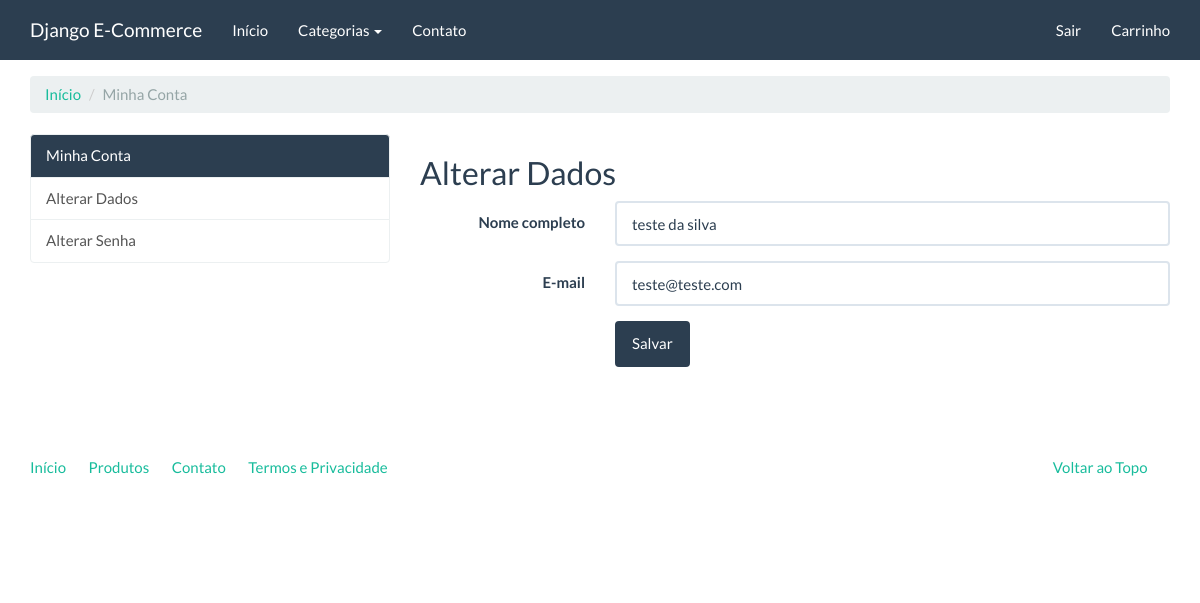
The page /conta/alterar-dados/ (signed in) on the database as committed earlier.
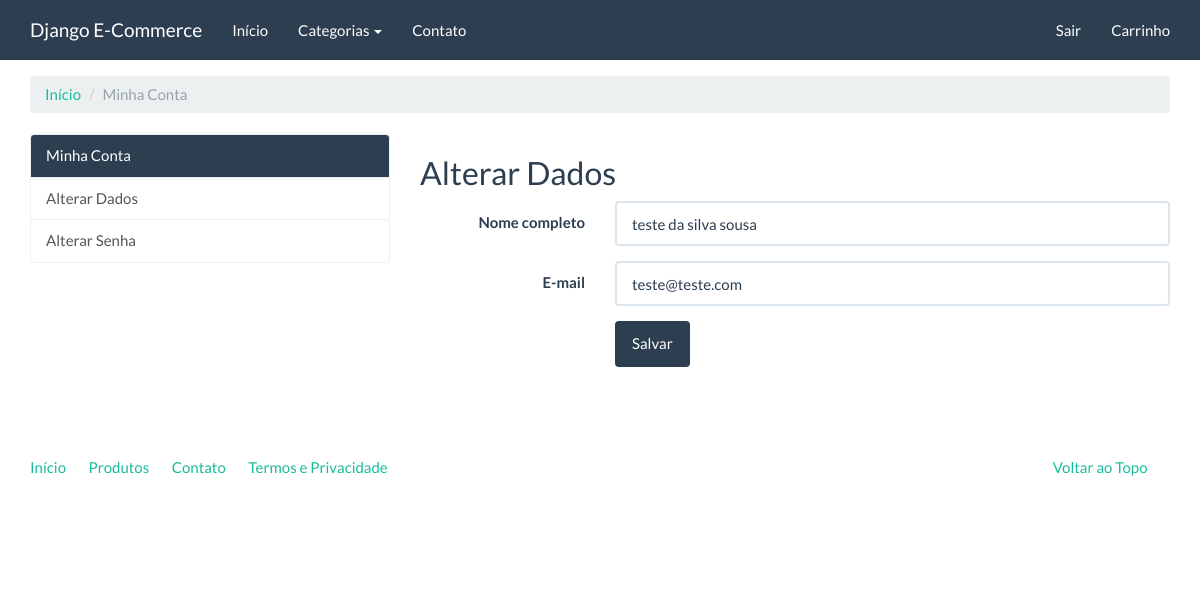
The same page on the database as committed later.
### accounts/models.py (models this page shows, shortened)
class User(AbstractBaseUser, PermissionsMixin):
    username = models.CharField("Usuário", max_length=30, unique=True, validators=[validators.RegexValidator(re.compile('^[\w.@+-]+$'), "Informe um nome de usuário válido. Este valor pode conter apenas letras, números e os seguintes caracteres @/./+/-/_.", 'invalid')], help_text="Obrigatório. Insira aqui um nome de usuário com 150 caracteres ou menos. Letras, números e @/./+/-/_ apenas.")
    email = models.EmailField("E-mail", unique=True, help_text="Obrigatório. Insira aqui um e-mail válido.")
    name = models.CharField("Nome completo", blank=False, max_length=100, help_text="Obrigatório. Insira aqui seu nome completo.")
    is_active = models.BooleanField("Ativo", blank=True, default=True, help_text="Indica que este usuário está ativo para logar.")
    is_staff = models.BooleanField("Membro da equipe", blank=True, default=False, help_text="Indica que este usuário é membro da equipe de administradores.")
    date_joined = models.DateTimeField("Data do Registro", auto_now_add=True)
    avatar = models.ImageField("Imagem de Perfil", upload_to="accounts/profile_avatar", null=True, blank=True)
    USERNAME_FIELD = 'username'
    REQUIRED_FIELDS = ['email']
    objects = UserManager()
    class Meta:
        verbose_name = 'Usuário'
        verbose_name_plural = 'Usuários'

### accounts/views.py (the view)
class UpdateUserView(LoginRequiredMixin, UpdateView):
    model = User
    template_name = 'accounts/update_user.html'
    fields = ['name', 'email']
    success_url = reverse_lazy('accounts:account')
    def get_object(self):
        return self.request.user

### catalog/context_processors.py (called while the page is built)
def categories(request):
    return {
        'categories': Category.objects.all()
    }

### catalog/models.py (called while the page is built)
    def __str__(self):
        return self.name

    def get_absolute_url(self):
        return reverse('catalog:category', kwargs={'slug': self.slug})

### accounts/templates/accounts/update_user.html (shortened to what this page needs)
{% extends "accounts/account.html" %}
{% load widget_tweaks %}
{% block accounts_container %}
    <h2>Alterar Dados</h2>
    <form class="form-horizontal" action="" method="post">
        <fieldset>
            {% for field in form %}
            <div class="form-group{% if field.errors %} has-error{% endif %}">
              <label for="{{ field.auto_id }}" class="col-md-3 control-label">{{ field.label }}</label>
              <div class="col-md-9">
                {% render_field field class='form-control' %}
              </div>
            </div>
            {% endfor %}
            <div class="form-group">
              <div class="col-md-9 col-md-offset-3">
                <button type="submit" class="btn btn-primary">Salvar</button>
              </div>
            </div>
        </fieldset>
    </form>
{% endblock %}

Rows that differ between the two databases and show on the page:
changed User "teste@teste.com": name "teste da silva" → "teste da silva sousa"
